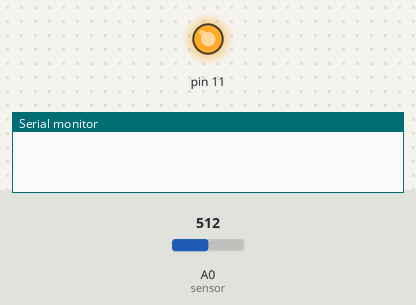
Simulated run of this sketch. Board: Arduino Uno, built with avr-gcc and run on an emulated ATmega328P. On the bench: output pins drawn as LEDs (lit = HIGH), the last lines printed to the serial monitor. The inputs (shaded band) are chosen by the test bench; at power-on: A0 (sensor) = 512.

Above: at 0.5 s.
At 5.0 s:
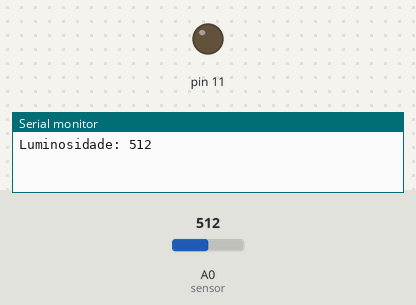
Timing chart, 0 to 6.9 s (numbered marks = the images above):
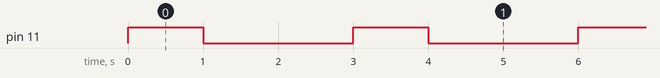

Measured:
- by itself, pin 11: alternates HIGH for 1.0 s and LOW for 2.0 s

The sketch:

Ex4.ino
```cpp
/*
  www.CodeDecay.com.br
  Licença de uso: Apache 2.0

  Liga o LED por 1 segundo, em seguida desliga o LED por 1 segundo.
  Lê o LDR na porta analógica 0.

  Nesse exercício vamos manter o LED externo no pino 11 do
  Arduino e adicionar um LDR como sensor de luminosidade na porta analógica 0.

  Se você realizou o desafio proposto, provavelmente tem mais LEDs conectados
  na sua placa. Você pode escolher se quer usá-los ou se prefere manter apenas
  um LED no pino 11.
 */


// a função setup() é executada quando você liga ou reinicia a placa
void setup() {
  // configura o pino 11 como saída:
  pinMode(11, OUTPUT);

  Serial.begin(9600); // Inicia a comunicação serial com o computador
}

// a função loop() é executada para sempre:
void loop() {
  digitalWrite(11, HIGH);   // liga o LED (escreve o nível HIGH - 5V - no pino 11)
  delay(1000);              // espera 1 segundo = 1000 milisegundos
  digitalWrite(11, LOW);    // desliga o LED (escreve o nível LOW - 0V - no pino 11)
  delay(1000);              // espera 1 segundo novamente

  int lumi = analogRead(A0); // le o sensor analogico na porta A0 - escala de 0 a 1023
  Serial.print("Luminosidade: "); // escreve a palavra "Luminosidade: " no monitor do computador
  Serial.println(lumi); // escreve o valor da luminosidade lida na tela do computador
  delay(1000);

}
```
